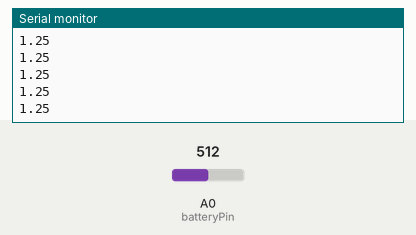
Simulated run of this sketch. Board: Arduino Uno, built with avr-gcc and run on an emulated ATmega328P. Parts: the last lines printed to the serial monitor. The inputs (shaded band) are chosen by the test bench; at power-on: A0 (batteryPin) = 512.

Above: at 1.2 s.
1.3 s: A0 (batteryPin) set to 716
At 2.1 s:
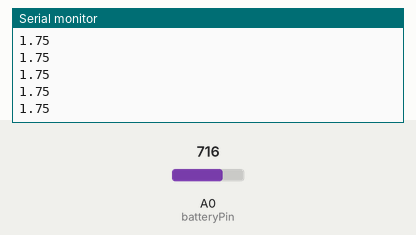
2.8 s: A0 (batteryPin) set to 900
At 3.5 s:
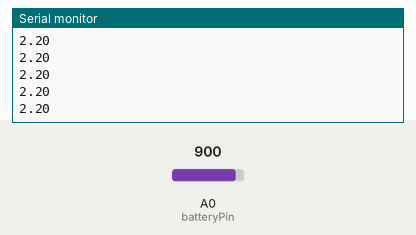
Timing chart, 0 to 5.8 s (numbered marks = the images above; inputs shaded):
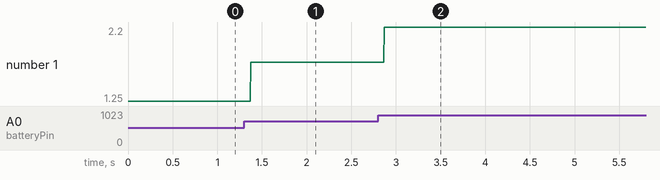

Measured:
- after the input at 1.3 s, the serial monitor: prints a new line after 0.07 s (image 1)
- after the input at 2.8 s, the serial monitor: prints a new line after 0.07 s (image 2)
- plotted number 1: 1.25 → 1.75 after the input at 1.3 s, 1.75 → 2.2 after the input at 2.8 s

The sketch:

ch5r11.pde
```cpp
/*
  DisplayMoreThan5V sketch
  prints the voltage on analog pin to the serial port
  Do not connect more than 5 volts directly to an Arduino pin.
*/

const float referenceVolts = 5;   // the default reference on a 5-volt board
//const float referenceVolts = 3.3;  // use this for a 3.3-volt board

const float R1 = 1000; // value for a maximum voltage of 10 volts
const float R2 = 1000;

// determine by voltage divider resistors, see text
const float resistorFactor = 1023.0 / (R2/(R1 + R2));

const int batteryPin = 0;   // +V from battery is connected to analog pin 0

void setup()
{
   Serial.begin(9600);
}

void loop()
{
   int val = analogRead(batteryPin);  // read the value from the sensor
   float volts =
     (val / resistorFactor) * referenceVolts ; // calculate the ratio
   Serial.println(volts);  // print the value in volts
}
```
